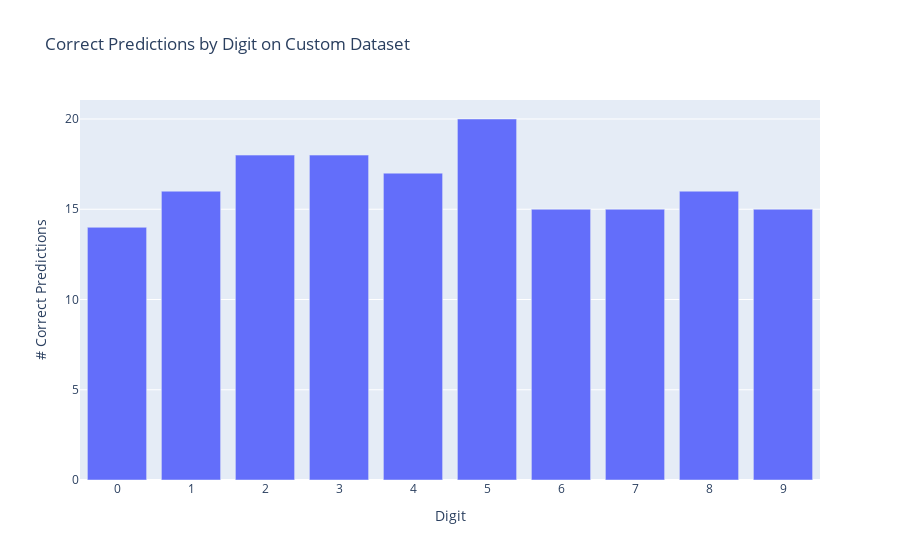

Notebook cell for this chart:
### Code cell
y_true, y_pred = [], []
model.eval()
with no_grad():
    for imgs, labels in custom_loader:
        out = model(imgs)
        preds = out.argmax(dim=1)
        y_true.extend(labels.tolist())
        y_pred.extend(preds.tolist())
cm = confusion_matrix(y_true, y_pred, labels=list(range(10)))
correct_counts = np.diag(cm)

fig_corr = px.bar(
    x=list(range(10)),
    y=correct_counts,
    labels={'x':'Digit', 'y':'# Correct Predictions'},
    title='Correct Predictions by Digit on Custom Dataset'
)
fig_corr.update_layout(xaxis=dict(tickmode='linear'))
fig_corr.show()

### Figure 1 — Plotly figure (JSON) as saved in the notebook; plotly's stock layout.template omitted (floating-point values rounded to 4 significant figures)
{"data": [{"hovertemplate": "Digit=%{x}<br># Correct Predictions=%{y}<extra></extra>", "legendgroup": "", "marker": {"color": "#636efa", "pattern": {"shape": ""}}, "name": "", "orientation": "v", "showlegend": false, "textposition": "auto", "type": "bar", "x": [0, 1, 2, 3, 4, 5, 6, 7, 8, 9], "xaxis": "x", "y": [14, 16, 18, 18, 17, 20, 15, 15, 16, 15], "yaxis": "y"}], "layout": {"barmode": "relative", "legend": {"tracegroupgap": 0}, "title": {"text": "Correct Predictions by Digit on Custom Dataset"}, "xaxis": {"anchor": "y", "domain": [0, 1], "tickmode": "linear", "title": {"text": "Digit"}}, "yaxis": {"anchor": "x", "domain": [0, 1], "title": {"text": "# Correct Predictions"}}}}
